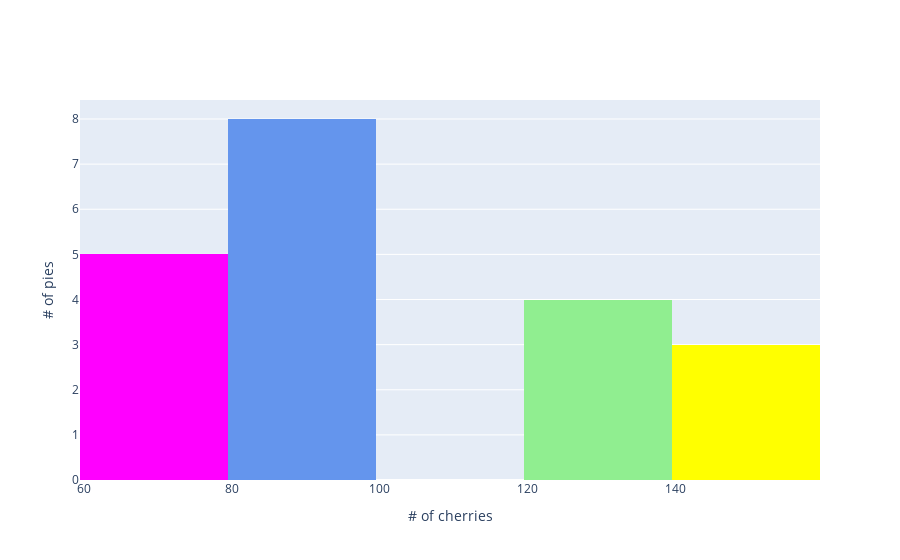

Notebook code cell kept with this figure:
### Code cell
data = [go.Histogram(x=pies, nbinsx=6,
                    marker_color=['magenta', 'cornflowerblue', 'red', 'lightgreen', 'yellow'])]
fig = go.Figure(data=data)
fig.update_layout(
    xaxis_title='# of cherries',
    yaxis_title='# of pies'
)
fig.show()

### Figure 1 — Plotly figure (JSON) as saved in the notebook; plotly's stock layout.template omitted (floating-point values rounded to 4 significant figures)
{"data": [{"marker": {"color": ["magenta", "cornflowerblue", "red", "lightgreen", "yellow"]}, "nbinsx": 6, "type": "histogram", "x": [60, 60, 60, 60, 60, 90, 90, 90, 90, 90, 90, 90, 90, 120, 120, 120, 120, 150, 150, 150]}], "layout": {"xaxis": {"title": {"text": "# of cherries"}}, "yaxis": {"title": {"text": "# of pies"}}}}
